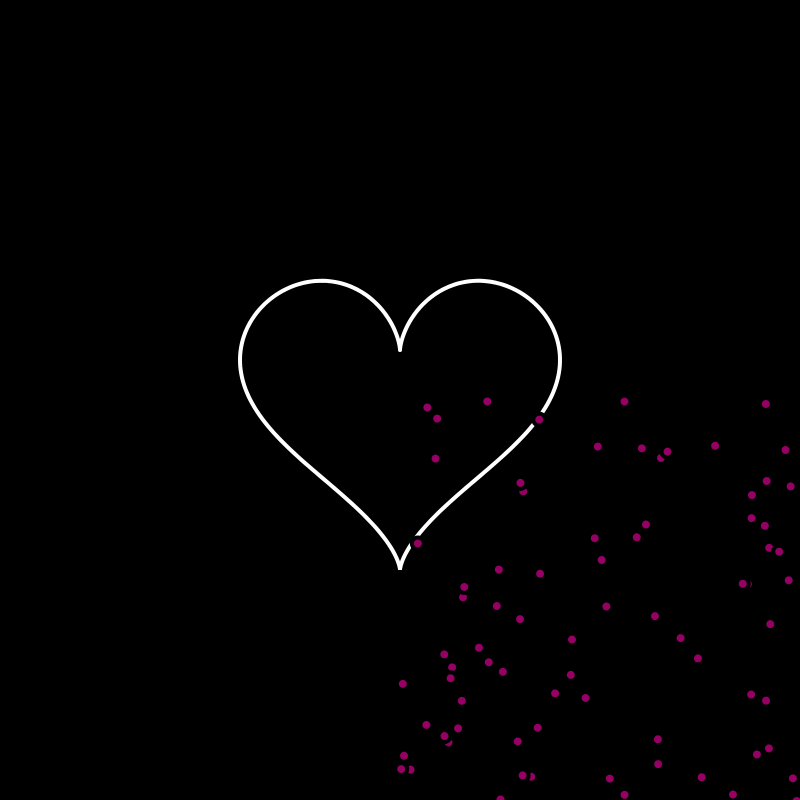
Frame 1 (no input)
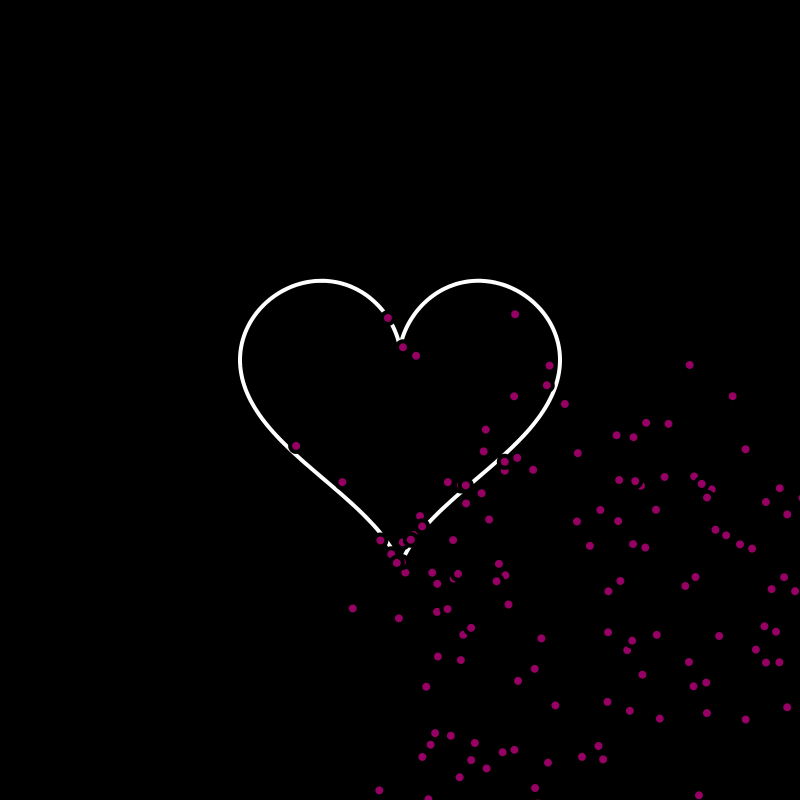
Frame 60 (no input)
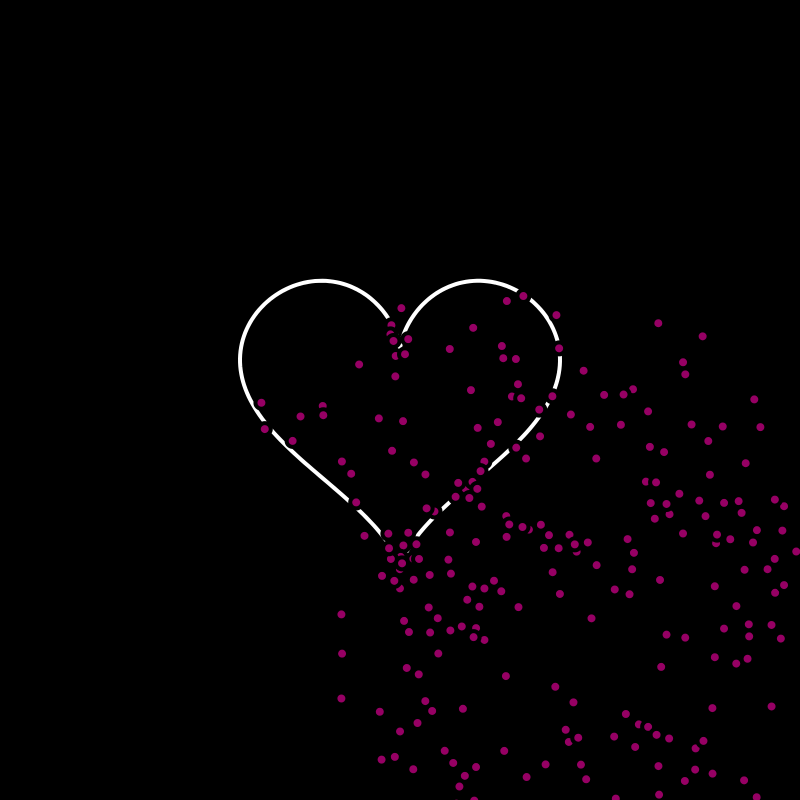
Frame 120 (the mouse pressed at the canvas centre since frame 60)

The p5.js sketch that drew these frames (run headless with seeded random() and noise() and a simulated clock; from frame 60 on, the mouse is pressed at the canvas centre):

// p5.js sketch
// ── sketch.js
// Array to store the points of the heart shape
let heart = [];

// Array to store the vehicles
let vehicles = [];

// Increment for heart radius
let radiusIncrement = 0.02;

// The setup function is called once when the program starts
function setup() {
  // Create a canvas of 800x800 pixels
  createCanvas(800, 800);
  // Set the pixel density to 2 for high-resolution displays
  pixelDensity(2);
  // Setup the heart shape
  setupHeart();

  // Create vehicles such that it matches the heart shape
  for (let a = 0; a < TWO_PI; a += radiusIncrement) {
    vehicles.push(new Vehicle(random(width), random(height)));
  }
}

// The draw function is called continuously in a loop
function draw() {
  // Set the background color to black
  background(0);
  // Move the origin to the center of the canvas
  translate(width / 2, height / 2);

  // Disable filling shapes
  noFill();
  // Set the stroke color to white
  stroke(255);
  // Set the stroke weight to 4 pixels
  strokeWeight(4);
  // Set the fill color to a shade of purple
  // fill(150, 0, 100);

  // Begin drawing a shape
  beginShape();
  // Loop through each point in the heart array and create a vertex
  for (let vector of heart) {
    vertex(vector.x, vector.y);
  }
  // End drawing the shape
  endShape();

  // Update behavior and display vehicles
  for (let i = 0; i < vehicles.length; i++) {
    vehicles[i].update();
    vehicles[i].display();
    vehicles[i].applyBehaviors(vehicles, heart[i], createVector(mouseX, mouseY));
  }
}

function setupHeart() {
  for (let a = 0; a < TWO_PI; a += radiusIncrement) {
    // Radius for the heart shape calculation
    let r = 10;
    // Calculate the x-coordinate of the next point in the heart shape
    let x = r * 16 * pow(sin(a), 3);
    // Calculate the y-coordinate of the next point in the heart shape
    let y = -r * (13 * cos(a) - 5 * cos(2 * a) - 2 * cos(3 * a) - cos(4 * a));
    // Add the new point to the heart array
    heart.push(createVector(x, y));
  }
}

// ── Grass.js
class Grass {
  constructor(x, y, length) {
    this.length = length;
    this.position = createVector(x, y);
    this.segments = [];
    this.segments[0] = new Segment({"position": createVector(this.position.x, this.position.y)}, 3);

    for (var i = 1; i < this.length; i += 1) {
      this.segments.push(new Segment({"parent": this.segments[i - 1], "segmentNumber": i + 2}, 3));
  	}
  }

  show(target) {
    this.endSegment = this.segments[this.length - 1];
    this.endSegment.follow(target);
    this.endSegment.update();

    for (var i = this.length - 2; i >= 0; i -= 1) {
       this.segments[i].follow(this.segments[i + 1].position);
       this.segments[i].update();
    }
    this.segments[0].setBasePosition(this.position);
    for (var i = 1; i < this.length; i += 1) {
      this.segments[i].setBasePosition(this.segments[i-1].secondPos);
    }
    for (var i = 0; i < this.length; i += 1) {
      this.segments[i].show();
    }
  }
}

// ── Lace.js
class Lace {
  constructor(x, y, pixelLength) {
    const segmentLength = 1;
    const numSegments = Math.max(1, Math.floor(pixelLength / segmentLength));
    this.length = numSegments;
    this.position = createVector(x, y);
    this.segments = [];
    this.segments[0] = new Segment({"position": createVector(this.position.x, this.position.y)}, segmentLength);

    for (var i = 1; i < this.length; i += 1) {
      this.segments.push(new Segment({"parent": this.segments[i - 1], "segmentNumber": i + 2}, segmentLength));
  	}
  }

  show(target, canvas) {
    this.endSegment = this.segments[this.length - 1];
    this.endSegment.follow(target);
    this.endSegment.update();

    for (var i = this.length - 2; i >= 0; i -= 1) {
       this.segments[i].follow(this.segments[i + 1].position);
       this.segments[i].update();
    }
    this.segments[0].setBasePosition(this.position);
    for (var i = 1; i < this.length; i += 1) {
      this.segments[i].setBasePosition(this.segments[i-1].secondPos);
    }
    for (var i = 0; i < this.length; i += 1) {
      this.segments[i].show(canvas);
    }
  }
}

// ── Segment.js
class Segment {
  constructor(param, length) {
    if (param['parent']) {
      this.position = param['parent'].secondPos.copy();
    } else {
      this.position = param['position'];
    }
    if (param['segmentNumber']) {
      this.segmentNumber = param['segmentNumber'];
    } else {
      this.segmentNumber = 1;
    }
    this.angle = 0;
    this.length = length;
    this.secondPos = this.calculateSecondPos(this.position);
    this.previousSecondPos = this.secondPos;
  }

  follow(target) {
    var direction = p5.Vector.sub(target, this.position);

    this.angle = direction.heading();
    direction.setMag(this.length);
    direction.mult(-1);
    this.position = p5.Vector.add(target, direction);
  }

  show() {
    stroke(255, this.segmentNumber);
    strokeWeight(3);
    line(this.position.x, this.position.y, this.secondPos.x, this.secondPos.y);
  }

  update() {
    this.secondPos = this.calculateSecondPos(this.position);
  }

  setBasePosition(base) {
    this.position = base.copy();
    this.secondPos = this.calculateSecondPos(this.position);
  }

  calculateSecondPos(initialPosition) {
    var changeX = this.length * cos(this.angle);
    var changeY = this.length * sin(this.angle);
    return createVector(initialPosition.x + changeX, initialPosition.y + changeY);
  }
}

// ── Vehicle.js
class Vehicle {
  constructor(x, y) {
    this.position = createVector(x, y);
    this.velocity = createVector(0, 0);
    this.acceleration = createVector(0, 0);
    this.radius = 12;
    this.maxSpeed = 3;
    this.maxForce = 0.2;
  }

  applyForce(force) {
    this.acceleration.add(force);
  }

  applyBehaviors(vehicles, target, avoidingTarget) {
    var separateForce = this.separate(vehicles);
    var seekForce = this.seek(target);
    var fleeForce = this.flee(avoidingTarget);

    separateForce.mult(2); // Weighted, should add dynamic weight later
    seekForce.mult(1); // Weighted, should add dynamic weight later
    fleeForce.mult(1);

    this.applyForce(separateForce);
    this.applyForce(seekForce);
    this.applyForce(fleeForce);
  }

  // Method that calculuates a steering force towards a target
  // Steering force = desired force - current velocity
  seek(target) {
    var desired = p5.Vector.sub(target, this.position);

    desired.normalize();
    desired.mult(this.maxSpeed);
    var steeringForce = p5.Vector.sub(desired, this.velocity);
    steeringForce.limit(this.maxForce);

    return steeringForce;
  }

  flee(target) {
    var desired = p5.Vector.sub(target, this.position);
    var distance = desired.mag();

    if (distance < 50) {
      desired.setMag(this.maxSpeed);
      desired.mult(-1);

      var steeringForce = p5.Vector.sub(desired, this.velocity);
      steeringForce.limit(this.maxForce);

      return steeringForce;
    }
    return createVector(0, 0);
  }

  separate(vehicles) {
    var desiredSeparation = this.radius;
    var sum = createVector();
    var count = 0;
    // For every vehicle in the system, chekc if its too close
    for (var i = 0; i < vehicles.length; i += 1) {
      var distance = p5.Vector.dist(this.position, vehicles[i].position);
      if ((distance > 0) && (distance < desiredSeparation)) {
        var difference = p5.Vector.sub(this.position, vehicles[i].position);
        difference.normalize();
        difference.div(distance);
        sum.add(difference);
        count += 1;
      }
    }

    if (count > 0) {
      sum.div(count);
      sum.normalize();
      sum.mult(this.maxSpeed);
      // Steering = Desired - velocity
      sum.sub(this.velocity)
      sum.limit(this.maxForce);
    }
    return sum;
  }

  update() {
    this.velocity.add(this.acceleration);
    this.velocity.limit(this.maxSpeed);
    this.position.add(this.velocity);
    this.acceleration.mult(0);
  }

  display() {
    // Set the fill color to a shade of purple
    fill(150, 0, 100);
    stroke(0);
    push();
    translate(this.position.x, this.position.y);
    ellipse(0, 0, this.radius, this.radius);
    pop();
  }
}
